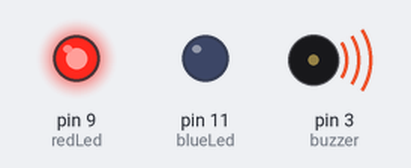
The sketch below on a simulated Arduino Uno, built with avr-gcc and run on an emulated ATmega328P. On the bench: output pins drawn as LEDs (lit = HIGH), buzzer (waves = sounding).

Above: at 0.15 s.
At 0.9 s:
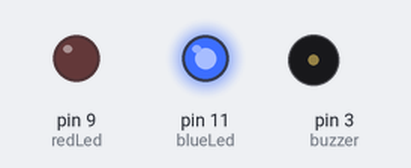
At 1.4 s:
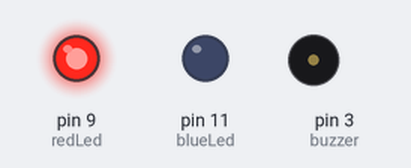
At 2.65 s:
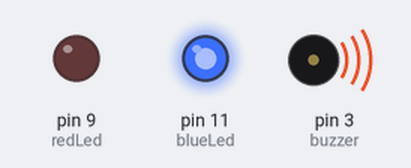
Timing chart, 0 to 3.0 s (numbered marks = the images above):
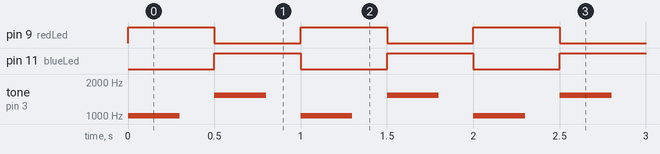

Measured:
- by itself, pin 9 (redLed), pin 11 (blueLed): alternates HIGH for 0.50 s and LOW for 0.50 s
- by itself, tone on pin 3 (buzzer): repeats every 1.0 s: silent 0.20 s, 1524 Hz 0.30 s, silent 0.20 s, 1004 Hz 0.30 s

The sketch:

b04_siren_ternary_operator.ino
```cpp
/** Buzzer Siren with Ternary operator
 * 4. 부저와 LED를 이용하여 경보 알림 기능을 만들어주세요.
 *  *삼항 연산자 사용
 */
int buzzer = 3;
int redLed = 9;
int blueLed = 11;
boolean isState = false;

void setup() {
  pinMode(redLed, OUTPUT);
  pinMode(blueLed, OUTPUT);
}

void loop() {
  int note = isState ? 1524 : 1004; // 삼항연산자
  digitalWrite(redLed, !isState);
  digitalWrite(blueLed, isState);
  tone(buzzer, note, 300);
  delay(500);
  isState = !isState;
}
```
